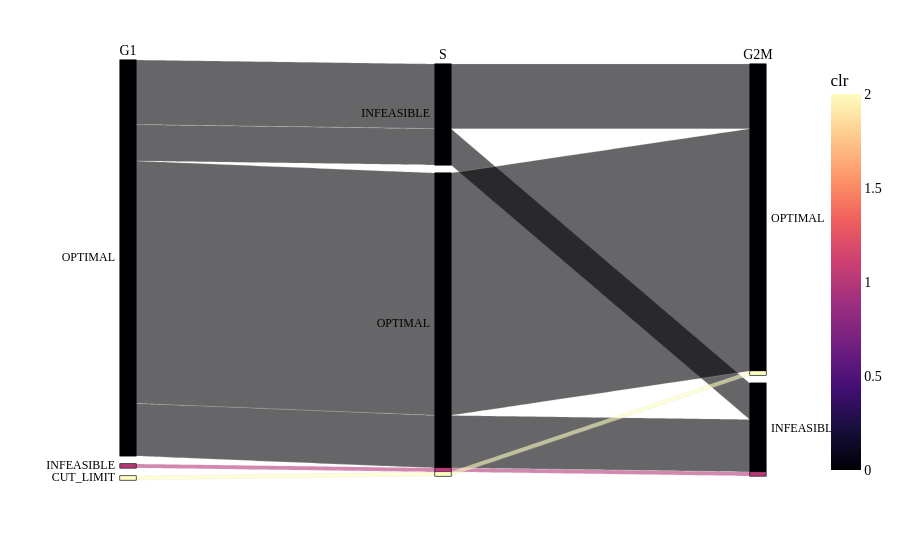

Notebook cell for this chart:
### Code cell
phases = ["G1", "S", "G2M"]
columns = [f"MIR199A1_{phase}_d3_c95_status" for phase in phases]
labels = {col: phase for col, phase in zip(columns, phases)}
df = MF_independent_df[columns]
df['clr'] = df.apply(add_clr_constructor("G1"), axis=1)

fig = px.parallel_categories(df, dimensions=columns, labels=labels, color='clr', color_continuous_scale=px.colors.sequential.Magma)
font_dict = {
    'family': 'Calbiri',
    'size': 14,
    'color': 'black',
    'shadow': ''
}
fig.update_layout(font=font_dict)

### Figure 1 — Plotly figure (JSON) as saved in the notebook; plotly's stock layout.template omitted (floating-point values rounded to 4 significant figures)
{"data": [{"dimensions": [{"label": "G1", "values": ["OPTIMAL", "OPTIMAL", "OPTIMAL", "OPTIMAL", "OPTIMAL", "OPTIMAL", "OPTIMAL", "OPTIMAL", "OPTIMAL", "INFEASIBLE", "OPTIMAL", "OPTIMAL", "OPTIMAL", "OPTIMAL", "OPTIMAL", "OPTIMAL", "OPTIMAL", "OPTIMAL", "OPTIMAL", "OPTIMAL", "OPTIMAL", "OPTIMAL", "OPTIMAL", "OPTIMAL", "OPTIMAL", "OPTIMAL", "OPTIMAL", "OPTIMAL", "OPTIMAL", "OPTIMAL", "OPTIMAL", "OPTIMAL", "OPTIMAL", "OPTIMAL", "OPTIMAL", "OPTIMAL", "OPTIMAL", "OPTIMAL", "OPTIMAL", "OPTIMAL", "OPTIMAL", "OPTIMAL", "OPTIMAL", "OPTIMAL", "OPTIMAL", "OPTIMAL", "OPTIMAL", "OPTIMAL", "OPTIMAL", "OPTIMAL", "OPTIMAL", "OPTIMAL", "OPTIMAL", "OPTIMAL", "OPTIMAL", "OPTIMAL", "OPTIMAL", "OPTIMAL", "OPTIMAL", "OPTIMAL", "OPTIMAL", "OPTIMAL", "OPTIMAL", "OPTIMAL", "OPTIMAL", "OPTIMAL", "OPTIMAL", "OPTIMAL", "OPTIMAL", "OPTIMAL", "OPTIMAL", "OPTIMAL", "OPTIMAL", "OPTIMAL", "OPTIMAL", "OPTIMAL", "OPTIMAL", "OPTIMAL", "OPTIMAL", "OPTIMAL", "OPTIMAL", "OPTIMAL", "OPTIMAL", "OPTIMAL", "OPTIMAL", "OPTIMAL", "OPTIMAL", "OPTIMAL", "OPTIMAL", "OPTIMAL", "OPTIMAL", "OPTIMAL", "OPTIMAL", "OPTIMAL", "OPTIMAL", "OPTIMAL", "CUT_LIMIT", "OPTIMAL", "OPTIMAL", "OPTIMAL"]}, {"label": "S", "values": ["INFEASIBLE", "OPTIMAL", "OPTIMAL", "OPTIMAL", "OPTIMAL", "OPTIMAL", "OPTIMAL", "OPTIMAL", "OPTIMAL", "OPTIMAL", "OPTIMAL", "INFEASIBLE", "OPTIMAL", "OPTIMAL", "OPTIMAL", "INFEASIBLE", "INFEASIBLE", "OPTIMAL", "OPTIMAL", "INFEASIBLE", "INFEASIBLE", "INFEASIBLE", "INFEASIBLE", "OPTIMAL", "OPTIMAL", "INFEASIBLE", "INFEASIBLE", "INFEASIBLE", "OPTIMAL", "OPTIMAL", "OPTIMAL", "OPTIMAL", "OPTIMAL", "INFEASIBLE", "INFEASIBLE", "OPTIMAL", "OPTIMAL", "INFEASIBLE", "OPTIMAL", "INFEASIBLE", "INFEASIBLE", "INFEASIBLE", "OPTIMAL", "OPTIMAL", "INFEASIBLE", "OPTIMAL", "INFEASIBLE", "OPTIMAL", "OPTIMAL", "OPTIMAL", "OPTIMAL", "OPTIMAL", "OPTIMAL", "OPTIMAL", "OPTIMAL", "OPTIMAL", "OPTIMAL", "OPTIMAL", "OPTIMAL", "OPTIMAL", "OPTIMAL", "INFEASIBLE", "OPTIMAL", "OPTIMAL", "INFEASIBLE", "OPTIMAL", "OPTIMAL", "OPTIMAL", "OPTIMAL", "OPTIMAL", "OPTIMAL", "OPTIMAL", "OPTIMAL", "OPTIMAL", "OPTIMAL", "OPTIMAL", "OPTIMAL", "OPTIMAL", "OPTIMAL", "OPTIMAL", "OPTIMAL", "OPTIMAL", "OPTIMAL", "OPTIMAL", "OPTIMAL", "OPTIMAL", "OPTIMAL", "OPTIMAL", "OPTIMAL", "INFEASIBLE", "INFEASIBLE", "OPTIMAL", "OPTIMAL", "OPTIMAL", "OPTIMAL", "INFEASIBLE", "OPTIMAL", "OPTIMAL", "INFEASIBLE", "OPTIMAL"]}, {"label": "G2M", "values": ["OPTIMAL", "OPTIMAL", "OPTIMAL", "INFEASIBLE", "OPTIMAL", "OPTIMAL", "OPTIMAL", "OPTIMAL", "OPTIMAL", "INFEASIBLE", "OPTIMAL", "OPTIMAL", "OPTIMAL", "OPTIMAL", "INFEASIBLE", "OPTIMAL", "INFEASIBLE", "OPTIMAL", "OPTIMAL", "OPTIMAL", "OPTIMAL", "OPTIMAL", "INFEASIBLE", "OPTIMAL", "INFEASIBLE", "INFEASIBLE", "OPTIMAL", "OPTIMAL", "OPTIMAL", "OPTIMAL", "OPTIMAL", "OPTIMAL", "OPTIMAL", "INFEASIBLE", "OPTIMAL", "OPTIMAL", "OPTIMAL", "INFEASIBLE", "OPTIMAL", "INFEASIBLE", "OPTIMAL", "INFEASIBLE", "OPTIMAL", "INFEASIBLE", "OPTIMAL", "OPTIMAL", "OPTIMAL", "OPTIMAL", "OPTIMAL", "OPTIMAL", "OPTIMAL", "OPTIMAL", "OPTIMAL", "OPTIMAL", "INFEASIBLE", "OPTIMAL", "INFEASIBLE", "OPTIMAL", "INFEASIBLE", "INFEASIBLE", "OPTIMAL", "INFEASIBLE", "OPTIMAL", "OPTIMAL", "OPTIMAL", "OPTIMAL", "INFEASIBLE", "OPTIMAL", "OPTIMAL", "OPTIMAL", "INFEASIBLE", "OPTIMAL", "INFEASIBLE", "OPTIMAL", "OPTIMAL", "OPTIMAL", "OPTIMAL", "INFEASIBLE", "OPTIMAL", "OPTIMAL", "OPTIMAL", "OPTIMAL", "OPTIMAL", "OPTIMAL", "OPTIMAL", "OPTIMAL", "OPTIMAL", "INFEASIBLE", "OPTIMAL", "OPTIMAL", "OPTIMAL", "OPTIMAL", "OPTIMAL", "OPTIMAL", "OPTIMAL", "INFEASIBLE", "OPTIMAL", "OPTIMAL", "OPTIMAL", "OPTIMAL"]}], "domain": {"x": [0, 1], "y": [0, 1]}, "line": {"color": [0, 0, 0, 0, 0, 0, 0, 0, 0, 1, 0, 0, 0, 0, 0, 0, 0, 0, 0, 0, 0, 0, 0, 0, 0, 0, 0, 0, 0, 0, 0, 0, 0, 0, 0, 0, 0, 0, 0, 0, 0, 0, 0, 0, 0, 0, 0, 0, 0, 0, 0, 0, 0, 0, 0, 0, 0, 0, 0, 0, 0, 0, 0, 0, 0, 0, 0, 0, 0, 0, 0, 0, 0, 0, 0, 0, 0, 0, 0, 0, 0, 0, 0, 0, 0, 0, 0, 0, 0, 0, 0, 0, 0, 0, 0, 0, 2, 0, 0, 0], "coloraxis": "coloraxis"}, "name": "", "type": "parcats"}], "layout": {"coloraxis": {"colorbar": {"title": {"text": "clr"}}, "colorscale": [[0, "#000004"], [0.1111, "#180f3d"], [0.2222, "#440f76"], [0.3333, "#721f81"], [0.4444, "#9e2f7f"], [0.5556, "#cd4071"], [0.6667, "#f1605d"], [0.7778, "#fd9668"], [0.8889, "#feca8d"], [1, "#fcfdbf"]]}, "font": {"color": "black", "family": "Calbiri", "shadow": "", "size": 14}, "legend": {"tracegroupgap": 0}, "margin": {"t": 60}}}
